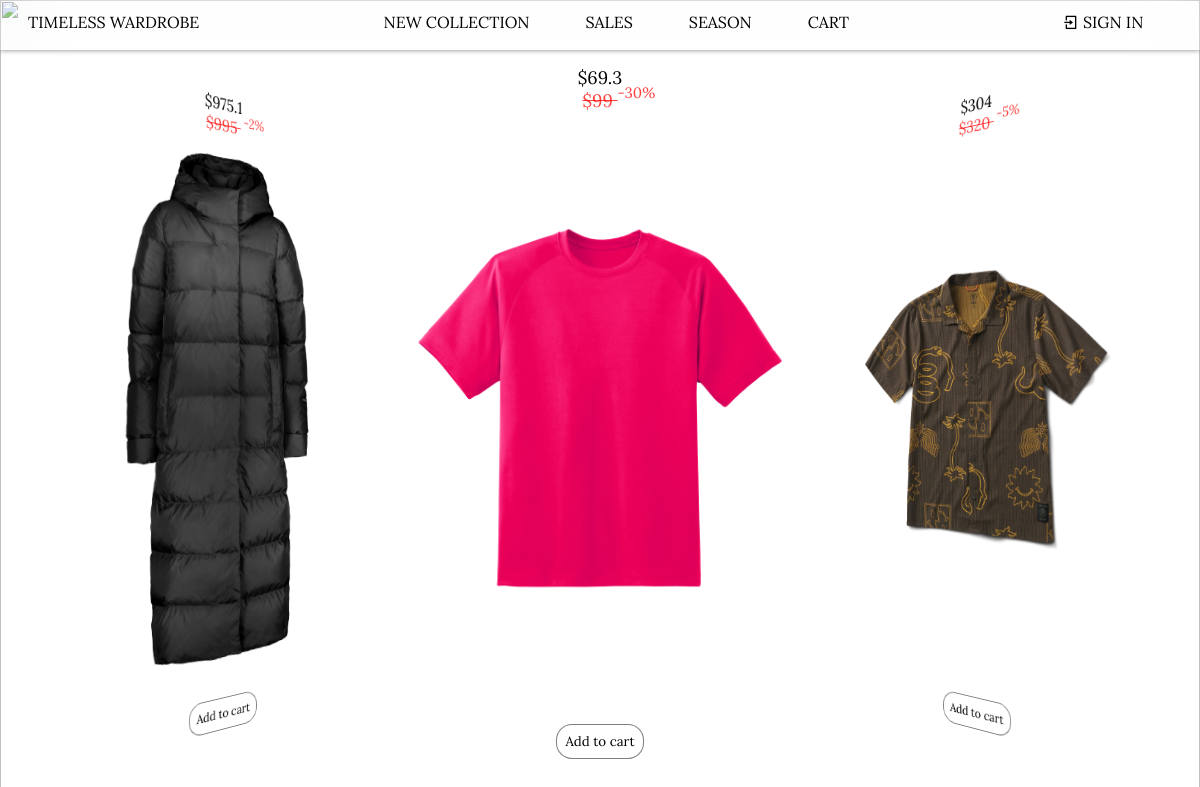
The page /store/sales/ on the database its author committed.
### store2/models.py (models this page shows, shortened)
class Product(models.Model):
    title = models.CharField("Title", max_length=240)
    description = models.CharField("Description", max_length=240)
    price = models.DecimalField("Price", decimal_places=2, max_digits=9, default=0)
    photo = models.ImageField("Image", upload_to="products/")
    new = models.BooleanField("New", default=False)
    salePercent = models.DecimalField("Sale percent", decimal_places=0, max_digits=2, default=0)
    season = models.BooleanField("Season", default=False)

### store2/views.py (the view)
class SalesPageView(TemplateView):
    def get(self, request, *args, **kwargs):
        context = {}
        products = Product.objects.filter(~Q(salePercent=0))
        context['products'] = products
        response = render(request=request, template_name='store2/sales/index.html', context=context)
        return response

### store2/templatetags/tags.py (called while the page is built)
@register.filter
def salePrice(price, salePercent):
    if salePercent == 0:
        return price
    else:
        return price * (1 - salePercent / 100)

### store2/templates/store2/sales/index.html (shortened to what this page needs)
<!DOCTYPE html>
{% load static %}
{% load tags %}
<html lang="en">
    <head>
        <link rel="stylesheet" href="https://cdn.jsdelivr.net/npm/remixicon@4.3.0/fonts/remixicon.css">
        <link rel="stylesheet" href="https://cdn.jsdelivr.net/npm/swiper@11/swiper-bundle.min.css"/>
        <link rel="stylesheet" href="{% static 'store2/assets/css/store.css' %}">
        <link rel="stylesheet" href="{% static 'store2/assets/css/catalog.css' %}">
    </head>
    <body>
        {% include 'store2/header.html' %}
        <main class="main load-hidden">
            <div class="swiper mySwiper">
                <div class="swiper-wrapper">
                    {% for product in products %}
                        <div class="swiper-slide" data-swiper-autoplay="3000">
                            <div class="product">
                                <div class="price">
                                    {% if product.salePercent %}
                                        <div class="newPrice">
                                            ${{product.price|salePrice:product.salePercent|floatformat}}
                                        </div>
                                        <div class="oldPrice">
                                            ${{product.price|floatformat}}
                                            <sup class="percent">-{{product.salePercent}}%</sup>
                                        </div>
                                    {% else %}
                                        ${{product.price|floatformat}}
                                    {% endif %}
                                </div>
                                <img src="/media/{{product.photo}}" alt="Banner photo" loading="lazy">
                                <button productId="{{product.id}}">Add to cart</button>
                            </div>
                        </div>
                    {% endfor %}
                </div>
            </div>
        </main>
    </body>
</html>

### store2/static/store2/assets/css/store.css (style rules this page uses)
:root { --link-hover-color: rgba(0, 0, 0, .5); --link-color: rgb(0, 0, 0); --swiper-theme-color: rgba(0, 0, 0, .5); --box-shadow-global: 0 0 5px rgba(0, 0, 0, .5); --background-color-primary: rgba(255, 255, 255, 0.65); --background-color-secondary: rgba(0, 0, 0, 0.5); --background-color-optional: rgba(0, 0, 0, .1); --font-family-primary: Lora, Serif; --font-family-secondary: Lora, Serif; --font-size-medium: 1rem; --font-size-small: 0.75rem; --font-size-large: 1.5rem; }
* { margin: 0; padding: 0; }
body { overflow: hidden; }
html.sr .load-hidden { visibility: hidden; }
img, button, .swiper .price { -webkit-user-drag: none; -khtml-user-drag: none; -moz-user-drag: none; -o-user-drag: none; user-drag: none; -webkit-user-select: none; -khtml-user-select: none; -moz-user-select: none; -o-user-select: none; user-select: none; }
.swiper { width: 100%; height: 100dvh; }
.swiper-slide { text-align: center; font-size: 18px; background: #fff; display: flex; justify-content: center; align-items: center; }
.swiper-slide img { display: block; width: 100%; height: 100%; object-fit: cover; }

### store2/static/store2/assets/css/catalog.css (style rules this page uses)
body { overflow: hidden; }
.mySwiper > * { top: 50px; font-family: var(--font-family-primary); }
.swiper-slide { background-color: transparent; margin-top: 1rem; margin-bottom: 1rem; }
.swiper-slide .product { height: 100%; }
.swiper-slide img { display: block; width: 100%; height: 75%; object-fit: scale-down; }
.product button { cursor: pointer; margin: 1rem; border-radius: 1rem; border: 1px solid var(--background-color-secondary); padding: .5rem; background-color: var(--background-color-primary); font-family: var(--font-family-primary); color: var(--link-color); }
.product .price { height: 42px; }
.oldPrice { text-decoration: line-through; color: rgba(255, 0, 0, 75%); }
.oldPrice sup { display: inline-block; vertical-align: top; line-height: .5; width: 35px; margin-right: -35px; }

### rows shown on the page
Product: price|salePrice "69.3", price "99", salePercent "30", photo (picture)
Product: price|salePrice "304", price "320", salePercent "5", photo (picture)
Product: price|salePrice "975.1", price "995", salePercent "2", photo (placeholder picture)
